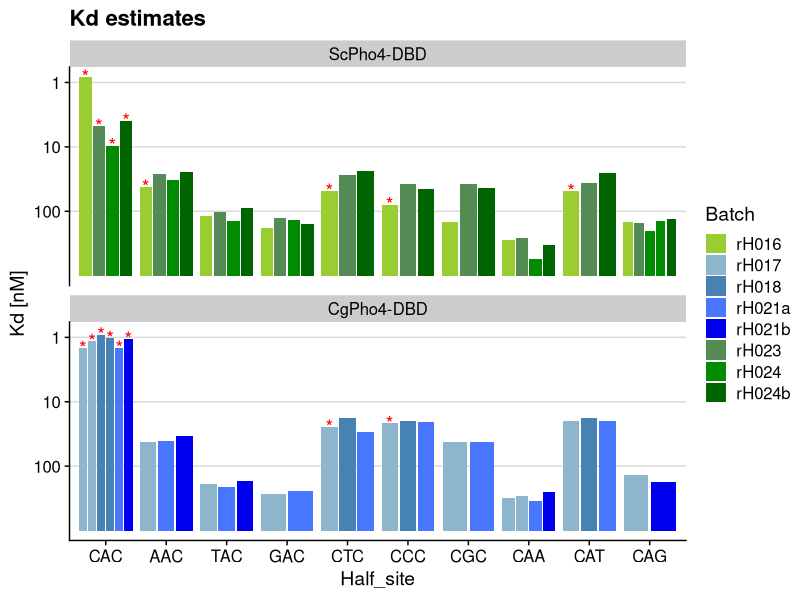
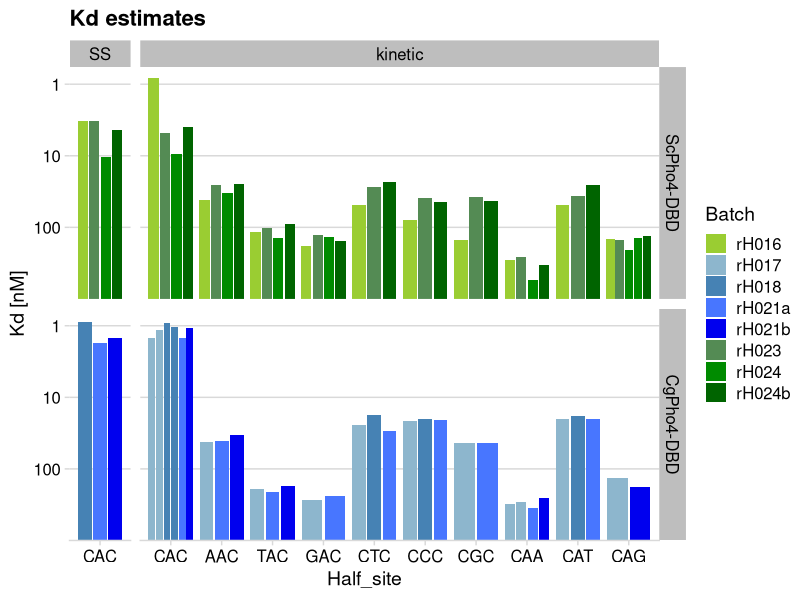
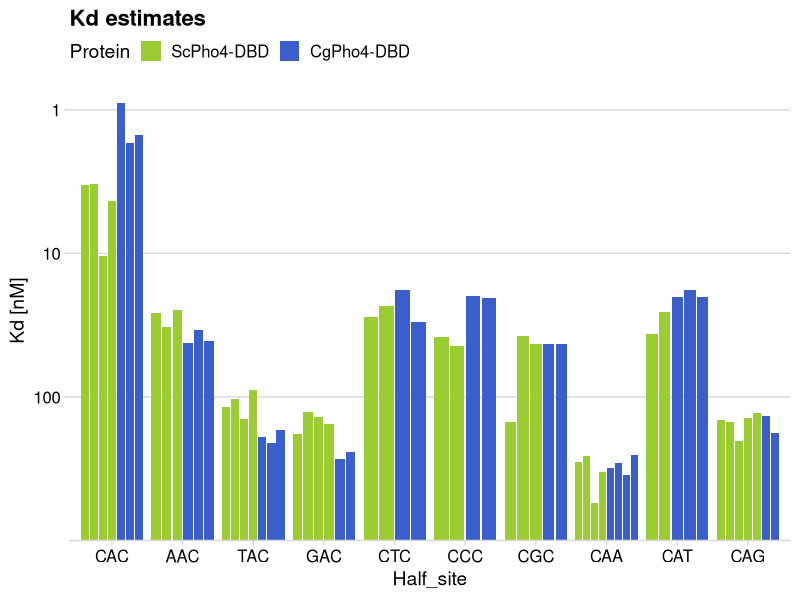
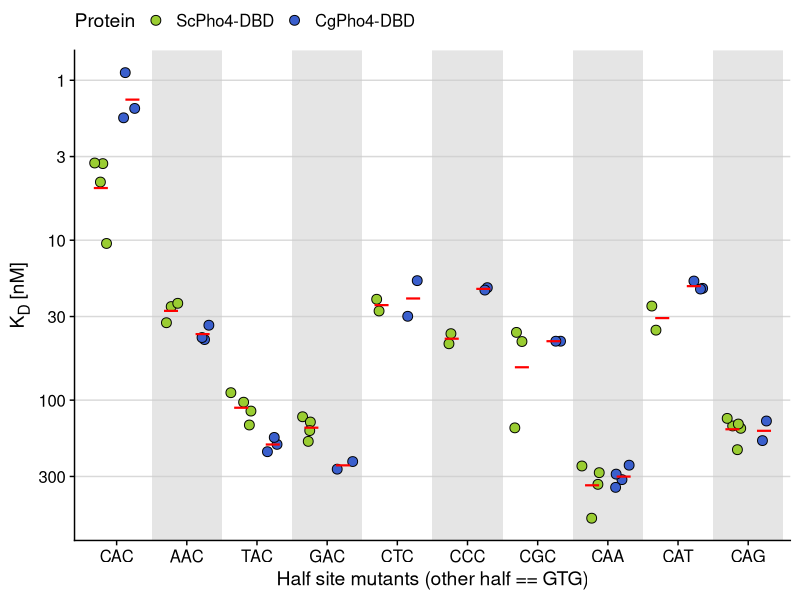
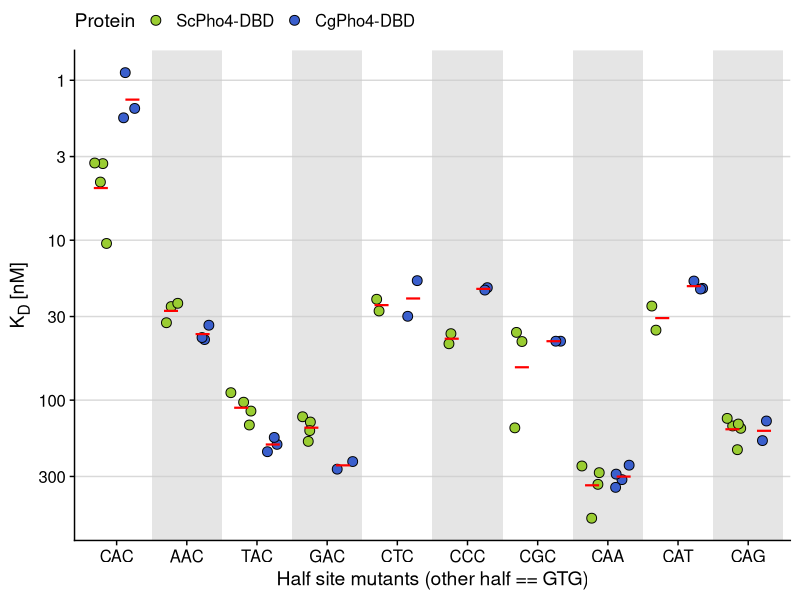

Write the R code that produced these figures, in order.
## ---- chunk 1
library(tidyverse)
library(cowplot)
library(ggtext)
library(scales)
require(broom)
## ---- chunk 2
datK <- read_tsv("../data/BLI/20220202-kinetic-curve-Kd-estimates-all.tsv") %>% 
  filter(!is.na(Model), grepl("UASp2", Ligand)) %>% 
  mutate(Half_site = factor(str_sub(Ligand,7,9), 
                            levels = c("CAC","AAC","TAC","GAC","CTC","CCC","CGC","CAA","CAT","CAG")),
         Protein = factor(Protein, levels = c("ScPho4 DBD refolded", "CgPho4 DBD refolded"),
                          labels = c("ScPho4-DBD", "CgPho4-DBD")))
cat("Loaded Kd estimates based on kinetic curve fitting ")

datS <- read_tsv("../data/BLI/20220202-steady-state-Kd-estimates-consensus.tsv") %>% 
  filter(grepl("UASp2", Ligand)) %>% 
  mutate(Half_site = factor(str_sub(Ligand,7,9), 
                            levels = c("CAC","AAC","TAC","GAC","CTC","CCC","CGC","CAA","CAT","CAG")),
         Protein = factor(Protein, levels = c("ScPho4 DBD refolded", "CgPho4 DBD refolded"),
                          labels = c("ScPho4-DBD", "CgPho4-DBD")))
cat("Loaded Kd estimates for the consensus oligo based on steady state fitting ")
## ---- chunk 3
datK1 <- datK %>%
  # use the latest batch of protein results only, and only use the 1:1 model fitting
  filter(Include, Model == "1:1") %>%
  mutate(fit = "kinetic", Ka = 1/Kd_c/1e6, flag = Chi_sq_c > 3)

ggplot(datK1, aes(x = Half_site, y = Ka, fill = Batch)) + 
  geom_col(position = position_dodge2(.9)) +
  geom_text(aes(label = ifelse(flag, "*", "")), size = 5, col = "red", position = position_dodge2(0.9)) +
  scale_fill_manual(values = c(
    rH016 = "yellowgreen", rH023 = "palegreen4", rH024 = "green4", rH024b = "darkgreen",
    rH017 = "lightskyblue3", rH018 = "steelblue", rH021a = "royalblue1", rH021b = "blue2"
  )) +
  labs(title = "Kd estimates", y = "Kd [nM]") +
  scale_y_log10(breaks = c(10, 100, 1000), labels = c(100, 10, 1)) +
  facet_wrap(~Protein, nrow = 2) + theme_cowplot() + background_grid(major = "y")
  #scale_alpha_manual(values = c(0.4,1)) +
  #scale_y_continuous(trans = reverselog_trans(10)) +
## ---- chunk 4
datC <- bind_rows(kinetic = datK %>% filter(Include, Model == "1:1") %>% 
                    mutate(Kd = Kd_c*1e9, flag = Chi_sq_c > 3, fit = "kinetic") %>%  
                    select(fit, Half_site, Kd, Batch, flag, Protein), 
                  SS = datS %>% filter(R2 > 0.99) %>% 
                    mutate(fit = "SS", flag = FALSE) %>% 
                    select(Kd, Half_site, Batch, flag, Protein),
                  .id = "fit")
datC <- datC %>% 
  mutate(fit = factor(fit, levels = c("SS", "kinetic")), Ka = 1/(Kd/1e3))

datC %>% 
  ggplot(aes(x = Half_site, y = Ka, fill = Batch)) + 
  geom_col(position = position_dodge2(0.9)) +
  #geom_errorbar(aes(ymin = Kd_low, ymax = Kd_up), position = position_dodge2(0.9, padding = 0.4), size = 0.5) +
  scale_fill_manual(values = c(
    rH016 = "yellowgreen", rH023 = "palegreen4", rH024 = "green4", rH024b = "darkgreen",
    rH017 = "lightskyblue3", rH018 = "steelblue", rH021a = "royalblue1", rH021b = "blue2"
  )) +
  labs(title = "Kd estimates", y = "Kd [nM]") +
  scale_y_continuous(trans = "log10", breaks = c(10, 100, 1000), labels = c(100, 10, 1),
                     expand = expansion(mult = c(0, 0.05))) +
  facet_grid(Protein~fit, scale = "free_x", space = "free_x") + 
  theme_minimal_hgrid() + theme(strip.background = element_rect(fill = "gray"))
  #geom_text(aes(label = ifelse(flag, "*", "")), size = 5, col = "red", position = position_dodge2(0.9)) +
  #scale_fill_brewer(type = "div") +
  #labs(title = "Kd estimates", y = "Kd [nM]") +
  #scale_y_log10() + facet_grid(Protein~fit, scale = "free_x", space = "free_x")
## ---- chunk 5
datC %>% 
  filter(!flag) %>% 
  ggplot(aes(x = Half_site, y = Ka, fill = Protein)) +
  geom_col(position = position_dodge2(0.7)) +
  scale_fill_manual(values=c("yellowgreen", "royalblue3")) + 
  labs(title = "Kd estimates", y = "Kd [nM]") +
  scale_y_continuous(trans = "log10", breaks = c(10, 100, 1000), labels = c(100, 10, 1), 
                     expand = expansion(mult = c(0, 0.05))) +
  theme_minimal_hgrid() +
  theme(legend.position = "top")
## ---- chunk 6
odd_numbers <- seq(2, nrow(datC),2) # used to draw stripes on even numbered x-values
datC %>% 
  filter(!flag) %>% 
  ggplot(aes(x = Half_site, y = Ka, fill = Protein)) +
  # draw the stripes using geom_rect(); borrowed from https://stackoverflow.com/questions/56961744/draw-alternate-rectangles-in-boxplots-with-facets-r-ggplot2
  # note that the only reason to specify 'data' is so that the length of the xmin, xmax, ymin, ymax vectors 
  # are the same as the number of rows in the data. can be any dummy dataset that satisfy this
  geom_rect(data = datC[odd_numbers, ], xmin = odd_numbers-0.5, xmax = odd_numbers+0.5, 
            ymin = -Inf, ymax = Inf, fill = "grey80", color = NA, alpha = 0.5) +
  #geom_dotplot(binaxis = 'y', stackdir = "center", method = "histodot", 
  #             position = position_dodge(0.9), binwidth = 0.1) +
  geom_point(position = position_jitterdodge(jitter.width = 0.6, dodge.width = 0.9), shape = 21, size = 3) +
  stat_summary(fun = mean, geom = "crossbar", color = "red", width = 0.4, size = 0.3,
               position = position_dodge(0.9), show.legend = FALSE) +
  ylab("K<sub>D</sub> [nM]") + xlab("Half site mutants (other half == GTG)") +
  scale_y_log10(breaks = c(10/3, 10, 100/3, 100, 1000/3, 1000), labels = c(300, 100, 30, 10, 3, 1)) +
  scale_fill_manual(values=c("yellowgreen", "royalblue3")) + 
  theme_cowplot() + background_grid(major = "y") + 
  theme(legend.position = "top", axis.title.y = element_markdown())
ggsave("imgs/20220202-summarize-compare-Kd-for-Sc-Cg-Pho4.png")
## ---- chunk 7
datC %>% filter(!flag) %>%
  select(Half_site, Kd, Protein) %>% 
  nest(data = c(Kd, Protein)) %>% 
  mutate(
    fit = map(data, ~t.test(log(Kd, 10) ~ Protein, data = .x)),
    tidied = map(fit, tidy)
  ) %>% 
  unnest(tidied) %>% 
  #filter(term == "proteinCgPho4") %>% 
  mutate(fold_diff = round(10^estimate, 3), p.adj = p.adjust(p.value, method = "holm")) %>% 
  select(Half_site, fold_diff, statistic, p.value, p.adj)
